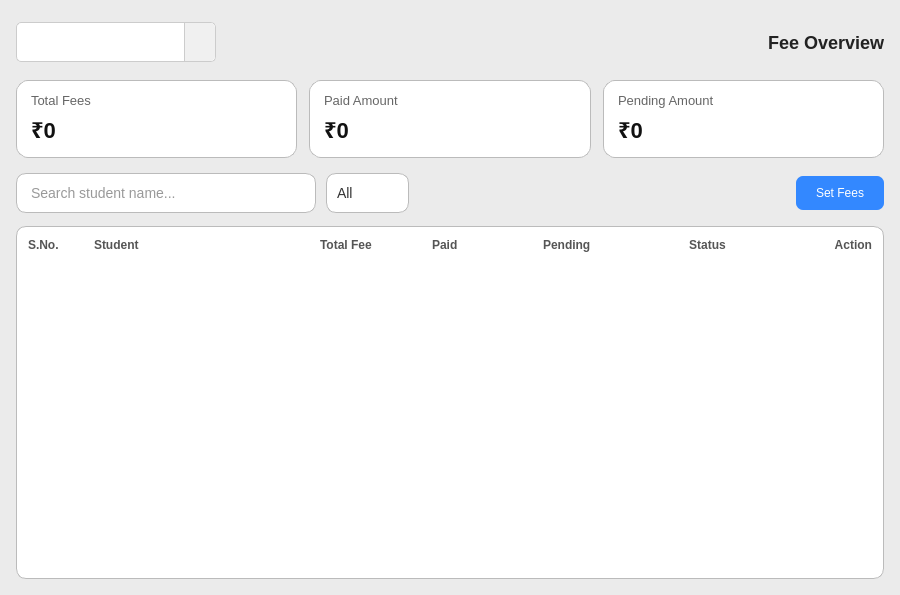
<?xml version="1.0" encoding="UTF-8"?>
<ui version="4.0">
 <class>FeesPaymentPage</class>
 <widget class="QWidget" name="FeesPaymentPage">
  <property name="geometry">
   <rect>
    <x>0</x>
    <y>0</y>
    <width>900</width>
    <height>595</height>
   </rect>
  </property>
  <property name="windowTitle">
   <string>Fee Overview</string>
  </property>
  <property name="styleSheet">
   <string notr="true">
background-color: rgb(235, 235, 235);
font-family: &quot;Segoe UI&quot;;
   </string>
  </property>
  <layout class="QVBoxLayout" name="mainLayout">
   <property name="spacing">
    <number>12</number>
   </property>
   <property name="leftMargin">
    <number>16</number>
   </property>
   <property name="topMargin">
    <number>16</number>
   </property>
   <property name="rightMargin">
    <number>16</number>
   </property>
   <property name="bottomMargin">
    <number>16</number>
   </property>
   <item>
    <widget class="QWidget" name="header_widget" native="true">
     <property name="sizePolicy">
      <sizepolicy hsizetype="Preferred" vsizetype="Fixed">
       <horstretch>0</horstretch>
       <verstretch>0</verstretch>
      </sizepolicy>
     </property>
     <property name="minimumSize">
      <size>
       <width>0</width>
       <height>52</height>
      </size>
     </property>
     <property name="styleSheet">
      <string notr="true">background: transparent;</string>
     </property>
     <layout class="QHBoxLayout" name="headerLayout">
      <property name="leftMargin">
       <number>0</number>
      </property>
      <property name="topMargin">
       <number>0</number>
      </property>
      <property name="rightMargin">
       <number>0</number>
      </property>
      <property name="bottomMargin">
       <number>0</number>
      </property>
      <item>
       <widget class="QComboBox" name="dropdown_classes">
        <property name="minimumSize">
         <size>
          <width>200</width>
          <height>40</height>
         </size>
        </property>
        <property name="styleSheet">
         <string notr="true">QComboBox {
    background-color: white;
    border: 1px solid #ccc;
    border-radius: 5px;
    padding: 5px 10px;
    font-size: 14px;
    color: #333;
}
QComboBox::down-arrow {
    image: url(icons/arrow_down.png); 
    width: 12px;
    height: 12px;
}
QComboBox::drop-down {
    subcontrol-origin: padding;
    subcontrol-position: top right;
    width: 30px;
    border-left-width: 1px;
    border-left-color: #ccc;
    border-left-style: solid; 
    border-top-right-radius: 5px;
    border-bottom-right-radius: 5px;
    background: #f0f0f0; 
}
QComboBox QAbstractItemView {
    background-color: white;
    border: 1px solid #ccc;
    selection-color: #159079;
    outline: 0;
    color: rgb(0, 0, 0);
}</string>
        </property>
       </widget>
      </item>
      <item>
       <spacer name="headerSpacer">
        <property name="orientation">
         <enum>Qt::Orientation::Horizontal</enum>
        </property>
        <property name="sizeHint" stdset="0">
         <size>
          <width>40</width>
          <height>20</height>
         </size>
        </property>
       </spacer>
      </item>
      <item>
       <widget class="QLabel" name="pageTitle">
        <property name="styleSheet">
         <string notr="true">
font-size: 18px;
font-weight: 600;
color: #222;
         </string>
        </property>
        <property name="text">
         <string>Fee Overview</string>
        </property>
        <property name="alignment">
         <set>Qt::AlignmentFlag::AlignRight|Qt::AlignmentFlag::AlignTrailing|Qt::AlignmentFlag::AlignVCenter</set>
        </property>
       </widget>
      </item>
     </layout>
    </widget>
   </item>
   <item>
    <widget class="QWidget" name="cards_widget" native="true">
     <property name="minimumSize">
      <size>
       <width>0</width>
       <height>0</height>
      </size>
     </property>
     <property name="styleSheet">
      <string notr="true">background: transparent;</string>
     </property>
     <layout class="QHBoxLayout" name="cardsLayout">
      <property name="spacing">
       <number>12</number>
      </property>
      <property name="leftMargin">
       <number>0</number>
      </property>
      <property name="topMargin">
       <number>0</number>
      </property>
      <property name="rightMargin">
       <number>0</number>
      </property>
      <property name="bottomMargin">
       <number>0</number>
      </property>
      <item>
       <widget class="QFrame" name="card_totalFees">
        <property name="sizePolicy">
         <sizepolicy hsizetype="Preferred" vsizetype="Fixed">
          <horstretch>0</horstretch>
          <verstretch>0</verstretch>
         </sizepolicy>
        </property>
        <property name="minimumSize">
         <size>
          <width>0</width>
          <height>0</height>
         </size>
        </property>
        <property name="styleSheet">
         <string notr="true">QFrame {
    background-color: white;
    border: 1px solid #bbb;
    border-radius: 12px;
}
QFrame:hover{
	border: 1px solid #3388FF;
}         </string>
        </property>
        <layout class="QVBoxLayout" name="totalFeesLayout">
         <property name="leftMargin">
          <number>14</number>
         </property>
         <property name="topMargin">
          <number>12</number>
         </property>
         <property name="rightMargin">
          <number>14</number>
         </property>
         <property name="bottomMargin">
          <number>12</number>
         </property>
         <item>
          <widget class="QLabel" name="label_totalFeesTitle">
           <property name="sizePolicy">
            <sizepolicy hsizetype="Preferred" vsizetype="Fixed">
             <horstretch>0</horstretch>
             <verstretch>0</verstretch>
            </sizepolicy>
           </property>
           <property name="styleSheet">
            <string notr="true">font-size: 13px; color: #666; border: none;</string>
           </property>
           <property name="text">
            <string>Total Fees</string>
           </property>
          </widget>
         </item>
         <item>
          <widget class="QLabel" name="label_totalFeesValue">
           <property name="sizePolicy">
            <sizepolicy hsizetype="Preferred" vsizetype="Fixed">
             <horstretch>0</horstretch>
             <verstretch>0</verstretch>
            </sizepolicy>
           </property>
           <property name="styleSheet">
            <string notr="true">font-size: 22px; font-weight: 700; color: #111; border: none;</string>
           </property>
           <property name="text">
            <string>₹0</string>
           </property>
          </widget>
         </item>
        </layout>
       </widget>
      </item>
      <item>
       <widget class="QFrame" name="card_paidAmount">
        <property name="sizePolicy">
         <sizepolicy hsizetype="Preferred" vsizetype="Fixed">
          <horstretch>0</horstretch>
          <verstretch>0</verstretch>
         </sizepolicy>
        </property>
        <property name="minimumSize">
         <size>
          <width>0</width>
          <height>0</height>
         </size>
        </property>
        <property name="styleSheet">
         <string notr="true">
QFrame {
    background-color: white;
    border: 1px solid #bbb;
    border-radius: 12px;
}
         
QFrame:hover{
	border: 1px solid #3388FF;
}   </string>
        </property>
        <layout class="QVBoxLayout" name="paidAmountLayout">
         <property name="spacing">
          <number>6</number>
         </property>
         <property name="leftMargin">
          <number>14</number>
         </property>
         <property name="topMargin">
          <number>12</number>
         </property>
         <property name="rightMargin">
          <number>14</number>
         </property>
         <property name="bottomMargin">
          <number>12</number>
         </property>
         <item>
          <widget class="QLabel" name="label_paidAmountTitle">
           <property name="sizePolicy">
            <sizepolicy hsizetype="Preferred" vsizetype="Fixed">
             <horstretch>0</horstretch>
             <verstretch>0</verstretch>
            </sizepolicy>
           </property>
           <property name="styleSheet">
            <string notr="true">font-size: 13px; color: #666; border: none;</string>
           </property>
           <property name="text">
            <string>Paid Amount</string>
           </property>
          </widget>
         </item>
         <item>
          <widget class="QLabel" name="label_paidAmountValue">
           <property name="sizePolicy">
            <sizepolicy hsizetype="Preferred" vsizetype="Fixed">
             <horstretch>0</horstretch>
             <verstretch>0</verstretch>
            </sizepolicy>
           </property>
           <property name="styleSheet">
            <string notr="true">font-size: 22px; font-weight: 700; color: #111; border: none;</string>
           </property>
           <property name="text">
            <string>₹0</string>
           </property>
          </widget>
         </item>
        </layout>
       </widget>
      </item>
      <item>
       <widget class="QFrame" name="card_pendingAmount">
        <property name="sizePolicy">
         <sizepolicy hsizetype="Preferred" vsizetype="Fixed">
          <horstretch>0</horstretch>
          <verstretch>0</verstretch>
         </sizepolicy>
        </property>
        <property name="minimumSize">
         <size>
          <width>0</width>
          <height>0</height>
         </size>
        </property>
        <property name="styleSheet">
         <string notr="true">
QFrame {
    background-color: white;
    border: 1px solid #bbb;
    border-radius: 12px;
}
         
QFrame:hover{
	border: 1px solid #3388FF;
}   </string>
        </property>
        <layout class="QVBoxLayout" name="pendingAmountLayout">
         <property name="leftMargin">
          <number>14</number>
         </property>
         <property name="topMargin">
          <number>12</number>
         </property>
         <property name="rightMargin">
          <number>14</number>
         </property>
         <property name="bottomMargin">
          <number>12</number>
         </property>
         <item>
          <widget class="QLabel" name="label_pendingAmountTitle">
           <property name="sizePolicy">
            <sizepolicy hsizetype="Preferred" vsizetype="Fixed">
             <horstretch>0</horstretch>
             <verstretch>0</verstretch>
            </sizepolicy>
           </property>
           <property name="styleSheet">
            <string notr="true">font-size: 13px; color: #666; border: none;</string>
           </property>
           <property name="text">
            <string>Pending Amount</string>
           </property>
          </widget>
         </item>
         <item>
          <widget class="QLabel" name="label_pendingAmountValue">
           <property name="sizePolicy">
            <sizepolicy hsizetype="Preferred" vsizetype="Fixed">
             <horstretch>0</horstretch>
             <verstretch>0</verstretch>
            </sizepolicy>
           </property>
           <property name="styleSheet">
            <string notr="true">font-size: 22px; font-weight: 700; color: #111; border: none;</string>
           </property>
           <property name="text">
            <string>₹0</string>
           </property>
          </widget>
         </item>
        </layout>
       </widget>
      </item>
     </layout>
    </widget>
   </item>
   <item>
    <widget class="QStackedWidget" name="content_stack">
     <property name="styleSheet">
      <string notr="true">background-color: transparent;</string>
     </property>
     <property name="currentIndex">
      <number>1</number>
     </property>
     <widget class="QWidget" name="no_student_page">
      <layout class="QVBoxLayout" name="verticalLayout_empty">
       <item>
        <widget class="QLabel" name="label_no_student">
         <property name="styleSheet">
          <string notr="true">font: 15pt &quot;Segoe UI&quot;; color: rgb(100, 100, 100);</string>
         </property>
         <property name="text">
          <string>No Students</string>
         </property>
         <property name="alignment">
          <set>Qt::AlignmentFlag::AlignCenter</set>
         </property>
        </widget>
       </item>
      </layout>
     </widget>
     <widget class="QWidget" name="page_list">
      <layout class="QVBoxLayout" name="verticalLayout_list">
       <property name="spacing">
        <number>10</number>
       </property>
       <property name="leftMargin">
        <number>0</number>
       </property>
       <property name="topMargin">
        <number>0</number>
       </property>
       <property name="rightMargin">
        <number>0</number>
       </property>
       <property name="bottomMargin">
        <number>0</number>
       </property>
       <item>
        <widget class="QWidget" name="searchBarWidget" native="true">
         <property name="minimumSize">
          <size>
           <width>0</width>
           <height>46</height>
          </size>
         </property>
         <property name="styleSheet">
          <string notr="true">background: transparent;</string>
         </property>
         <layout class="QHBoxLayout" name="searchBarLayout">
          <property name="spacing">
           <number>10</number>
          </property>
          <property name="leftMargin">
           <number>0</number>
          </property>
          <property name="topMargin">
           <number>0</number>
          </property>
          <property name="rightMargin">
           <number>0</number>
          </property>
          <property name="bottomMargin">
           <number>0</number>
          </property>
          <item>
           <widget class="QLineEdit" name="input_searchStudent">
            <property name="sizePolicy">
             <sizepolicy hsizetype="Preferred" vsizetype="Fixed">
              <horstretch>0</horstretch>
              <verstretch>0</verstretch>
             </sizepolicy>
            </property>
            <property name="minimumSize">
             <size>
              <width>300</width>
              <height>40</height>
             </size>
            </property>
            <property name="styleSheet">
             <string notr="true">
QLineEdit {
    background-color: white;
    border: 1px solid #bbb;
    border-radius: 10px;
    padding: 8px 12px;
    font-size: 14px;
    color: #333;
}
QLineEdit:focus {
    border: 2px solid #3388FF
;
}
             </string>
            </property>
            <property name="placeholderText">
             <string>Search student name...</string>
            </property>
           </widget>
          </item>
          <item>
           <widget class="QComboBox" name="dropdown_statusFilter">
            <property name="sizePolicy">
             <sizepolicy hsizetype="Preferred" vsizetype="Fixed">
              <horstretch>0</horstretch>
              <verstretch>0</verstretch>
             </sizepolicy>
            </property>
            <property name="minimumSize">
             <size>
              <width>0</width>
              <height>40</height>
             </size>
            </property>
            <property name="styleSheet">
             <string notr="true">
QComboBox {
    background-color: white;
    border: 1px solid #bbb
;
    border-radius: 10px;
    padding: 6px 10px;
    font-size: 14px;
    color: #333;
}
QComboBox::drop-down {
    border: none;
}
QComboBox QAbstractItemView {
    background-color: white;
    border: 1px solid #d0d0d0;
    selection-background-color: #e8f4ff;
    selection-color: #222;
    outline: 0;
color: #333
}
             </string>
            </property>
            <item>
             <property name="text">
              <string>All</string>
             </property>
            </item>
            <item>
             <property name="text">
              <string>Paid</string>
             </property>
            </item>
            <item>
             <property name="text">
              <string>Partial</string>
             </property>
            </item>
            <item>
             <property name="text">
              <string>Unpaid</string>
             </property>
            </item>
           </widget>
          </item>
          <item>
           <spacer name="searchSpacer">
            <property name="orientation">
             <enum>Qt::Orientation::Horizontal</enum>
            </property>
            <property name="sizeHint" stdset="0">
             <size>
              <width>40</width>
              <height>20</height>
             </size>
            </property>
           </spacer>
          </item>
          <item>
           <widget class="QPushButton" name="set_fees_btn">
            <property name="styleSheet">
             <string notr="true">#set_fees_btn{color: #fff;
background : #3388FF;
border: none;
padding: 10px 20px;
font: 600 14px &quot;Segoe UI&quot;;
border-radius: 7px}

#set_fees_btn:hover{
background : #0055FF;}</string>
            </property>
            <property name="text">
             <string>Set Fees</string>
            </property>
           </widget>
          </item>
         </layout>
        </widget>
       </item>
       <item>
        <widget class="QWidget" name="container" native="true">
         <property name="sizePolicy">
          <sizepolicy hsizetype="Expanding" vsizetype="Expanding">
           <horstretch>0</horstretch>
           <verstretch>0</verstretch>
          </sizepolicy>
         </property>
         <property name="styleSheet">
          <string notr="true">#container{background-color: rgb(255, 255, 255);
border:1px solid rgb(187, 187, 187); border-radius: 10px}</string>
         </property>
         <layout class="QVBoxLayout" name="verticalLayout">
          <property name="spacing">
           <number>0</number>
          </property>
          <property name="leftMargin">
           <number>0</number>
          </property>
          <property name="topMargin">
           <number>0</number>
          </property>
          <property name="rightMargin">
           <number>0</number>
          </property>
          <property name="bottomMargin">
           <number>0</number>
          </property>
          <item>
           <widget class="QFrame" name="tableHeader">
            <property name="sizePolicy">
             <sizepolicy hsizetype="Preferred" vsizetype="Fixed">
              <horstretch>0</horstretch>
              <verstretch>0</verstretch>
             </sizepolicy>
            </property>
            <property name="minimumSize">
             <size>
              <width>0</width>
              <height>0</height>
             </size>
            </property>
            <property name="styleSheet">
             <string notr="true">QFrame{boder:none}

QLabel {
    font-size: 12px;
    color: #555;
    font-weight: 600;
border: none

}
          </string>
            </property>
            <layout class="QHBoxLayout" name="headerRowLayout">
             <property name="leftMargin">
              <number>12</number>
             </property>
             <property name="topMargin">
              <number>12</number>
             </property>
             <property name="rightMargin">
              <number>12</number>
             </property>
             <property name="bottomMargin">
              <number>12</number>
             </property>
             <item>
              <widget class="QLabel" name="label">
               <property name="sizePolicy">
                <sizepolicy hsizetype="Fixed" vsizetype="Preferred">
                 <horstretch>0</horstretch>
                 <verstretch>0</verstretch>
                </sizepolicy>
               </property>
               <property name="minimumSize">
                <size>
                 <width>60</width>
                 <height>0</height>
                </size>
               </property>
               <property name="text">
                <string>S.No.</string>
               </property>
              </widget>
             </item>
             <item>
              <widget class="QLabel" name="head_student">
               <property name="minimumSize">
                <size>
                 <width>220</width>
                 <height>0</height>
                </size>
               </property>
               <property name="text">
                <string>Student</string>
               </property>
              </widget>
             </item>
             <item>
              <widget class="QLabel" name="head_total">
               <property name="text">
                <string>Total Fee</string>
               </property>
              </widget>
             </item>
             <item>
              <widget class="QLabel" name="head_paid">
               <property name="text">
                <string>Paid</string>
               </property>
              </widget>
             </item>
             <item>
              <widget class="QLabel" name="head_pending">
               <property name="text">
                <string>Pending</string>
               </property>
              </widget>
             </item>
             <item>
              <widget class="QLabel" name="head_status">
               <property name="text">
                <string>Status</string>
               </property>
               <property name="alignment">
                <set>Qt::AlignmentFlag::AlignCenter</set>
               </property>
              </widget>
             </item>
             <item>
              <widget class="QLabel" name="head_action">
               <property name="text">
                <string>Action</string>
               </property>
               <property name="alignment">
                <set>Qt::AlignmentFlag::AlignRight|Qt::AlignmentFlag::AlignTrailing|Qt::AlignmentFlag::AlignVCenter</set>
               </property>
              </widget>
             </item>
            </layout>
           </widget>
          </item>
          <item>
           <widget class="QScrollArea" name="students_list_container">
            <property name="sizePolicy">
             <sizepolicy hsizetype="Expanding" vsizetype="Expanding">
              <horstretch>0</horstretch>
              <verstretch>0</verstretch>
             </sizepolicy>
            </property>
            <property name="styleSheet">
             <string notr="true">border:none
</string>
            </property>
            <property name="frameShape">
             <enum>QFrame::Shape::NoFrame</enum>
            </property>
            <property name="widgetResizable">
             <bool>true</bool>
            </property>
            <widget class="QWidget" name="scrollAreaWidgetContents">
             <property name="geometry">
              <rect>
               <x>0</x>
               <y>0</y>
               <width>868</width>
               <height>311</height>
              </rect>
             </property>
             <layout class="QVBoxLayout" name="studentsLayout">
              <property name="spacing">
               <number>0</number>
              </property>
              <property name="leftMargin">
               <number>0</number>
              </property>
              <property name="topMargin">
               <number>0</number>
              </property>
              <property name="rightMargin">
               <number>0</number>
              </property>
              <property name="bottomMargin">
               <number>0</number>
              </property>
              <item>
               <spacer name="verticalSpacer">
                <property name="orientation">
                 <enum>Qt::Orientation::Vertical</enum>
                </property>
                <property name="sizeHint" stdset="0">
                 <size>
                  <width>20</width>
                  <height>40</height>
                 </size>
                </property>
               </spacer>
              </item>
             </layout>
            </widget>
           </widget>
          </item>
         </layout>
        </widget>
       </item>
      </layout>
     </widget>
    </widget>
   </item>
  </layout>
 </widget>
 <resources/>
 <connections/>
</ui>
